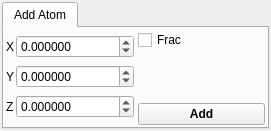
<ui version="4.0" >
 <class>BuildDialog</class>
 <widget class="QDialog" name="BuildDialog" >
  <property name="geometry" >
   <rect>
    <x>0</x>
    <y>0</y>
    <width>271</width>
    <height>131</height>
   </rect>
  </property>
  <property name="windowTitle" >
   <string>Build</string>
  </property>
  <property name="windowIcon" >
   <iconset resource="icons.qrc" >
    <normaloff>:/stackicons/icons/stack_build.svg</normaloff>:/stackicons/icons/stack_build.svg</iconset>
  </property>
  <layout class="QHBoxLayout" >
   <property name="spacing" >
    <number>4</number>
   </property>
   <property name="margin" >
    <number>2</number>
   </property>
   <item>
    <widget class="QTabWidget" name="tabWidget" >
     <property name="currentIndex" >
      <number>0</number>
     </property>
     <widget class="QWidget" name="AddAtomTab" >
      <property name="geometry" >
       <rect>
        <x>0</x>
        <y>0</y>
        <width>263</width>
        <height>99</height>
       </rect>
      </property>
      <attribute name="title" >
       <string>Add Atom</string>
      </attribute>
      <layout class="QHBoxLayout" >
       <property name="spacing" >
        <number>4</number>
       </property>
       <property name="margin" >
        <number>2</number>
       </property>
       <item>
        <layout class="QGridLayout" >
         <property name="margin" >
          <number>0</number>
         </property>
         <property name="spacing" >
          <number>2</number>
         </property>
         <item row="0" column="1" >
          <widget class="QDoubleSpinBox" name="AtomXCoordSpin" >
           <property name="sizePolicy" >
            <sizepolicy vsizetype="Fixed" hsizetype="Expanding" >
             <horstretch>0</horstretch>
             <verstretch>0</verstretch>
            </sizepolicy>
           </property>
           <property name="decimals" >
            <number>6</number>
           </property>
           <property name="minimum" >
            <double>-100000.000000000000000</double>
           </property>
           <property name="maximum" >
            <double>100000.000000000000000</double>
           </property>
          </widget>
         </item>
         <item row="1" column="1" >
          <widget class="QDoubleSpinBox" name="AtomYCoordSpin" >
           <property name="sizePolicy" >
            <sizepolicy vsizetype="Fixed" hsizetype="Expanding" >
             <horstretch>0</horstretch>
             <verstretch>0</verstretch>
            </sizepolicy>
           </property>
           <property name="decimals" >
            <number>6</number>
           </property>
           <property name="minimum" >
            <double>-100000.000000000000000</double>
           </property>
           <property name="maximum" >
            <double>1000000.000000000000000</double>
           </property>
          </widget>
         </item>
         <item row="1" column="0" >
          <widget class="QLabel" name="label_50" >
           <property name="sizePolicy" >
            <sizepolicy vsizetype="Preferred" hsizetype="Minimum" >
             <horstretch>0</horstretch>
             <verstretch>0</verstretch>
            </sizepolicy>
           </property>
           <property name="text" >
            <string>Y</string>
           </property>
          </widget>
         </item>
         <item row="2" column="1" >
          <widget class="QDoubleSpinBox" name="AtomZCoordSpin" >
           <property name="sizePolicy" >
            <sizepolicy vsizetype="Fixed" hsizetype="Expanding" >
             <horstretch>0</horstretch>
             <verstretch>0</verstretch>
            </sizepolicy>
           </property>
           <property name="decimals" >
            <number>6</number>
           </property>
           <property name="minimum" >
            <double>-1000000.000000000000000</double>
           </property>
           <property name="maximum" >
            <double>100000.000000000000000</double>
           </property>
          </widget>
         </item>
         <item row="0" column="0" >
          <widget class="QLabel" name="label_22" >
           <property name="sizePolicy" >
            <sizepolicy vsizetype="Preferred" hsizetype="Minimum" >
             <horstretch>0</horstretch>
             <verstretch>0</verstretch>
            </sizepolicy>
           </property>
           <property name="text" >
            <string>X</string>
           </property>
          </widget>
         </item>
         <item row="2" column="0" >
          <widget class="QLabel" name="label_51" >
           <property name="sizePolicy" >
            <sizepolicy vsizetype="Preferred" hsizetype="Minimum" >
             <horstretch>0</horstretch>
             <verstretch>0</verstretch>
            </sizepolicy>
           </property>
           <property name="text" >
            <string>Z</string>
           </property>
          </widget>
         </item>
        </layout>
       </item>
       <item>
        <layout class="QVBoxLayout" >
         <property name="spacing" >
          <number>6</number>
         </property>
         <property name="margin" >
          <number>0</number>
         </property>
         <item>
          <widget class="QCheckBox" name="AddAtomFractionalCheck" >
           <property name="sizePolicy" >
            <sizepolicy vsizetype="Fixed" hsizetype="Expanding" >
             <horstretch>0</horstretch>
             <verstretch>0</verstretch>
            </sizepolicy>
           </property>
           <property name="toolTip" >
            <string>ACtivate to add the atom in fractional coordinates</string>
           </property>
           <property name="text" >
            <string>Frac</string>
           </property>
          </widget>
         </item>
         <item>
          <spacer>
           <property name="orientation" >
            <enum>Qt::Vertical</enum>
           </property>
           <property name="sizeHint" stdset="0" >
            <size>
             <width>20</width>
             <height>40</height>
            </size>
           </property>
          </spacer>
         </item>
         <item>
          <widget class="QPushButton" name="AddAtomButton" >
           <property name="sizePolicy" >
            <sizepolicy vsizetype="Fixed" hsizetype="Expanding" >
             <horstretch>0</horstretch>
             <verstretch>0</verstretch>
            </sizepolicy>
           </property>
           <property name="font" >
            <font>
             <weight>75</weight>
             <bold>true</bold>
            </font>
           </property>
           <property name="toolTip" >
            <string>Create a new atom at th e specified coordinates (with element defined above)</string>
           </property>
           <property name="text" >
            <string>Add</string>
           </property>
           <property name="autoDefault" >
            <bool>false</bool>
           </property>
          </widget>
         </item>
        </layout>
       </item>
      </layout>
     </widget>
    </widget>
   </item>
  </layout>
 </widget>
 <tabstops>
  <tabstop>tabWidget</tabstop>
  <tabstop>AtomXCoordSpin</tabstop>
  <tabstop>AtomYCoordSpin</tabstop>
  <tabstop>AtomZCoordSpin</tabstop>
 </tabstops>
 <resources>
  <include location="icons.qrc" />
 </resources>
 <connections/>
</ui>
